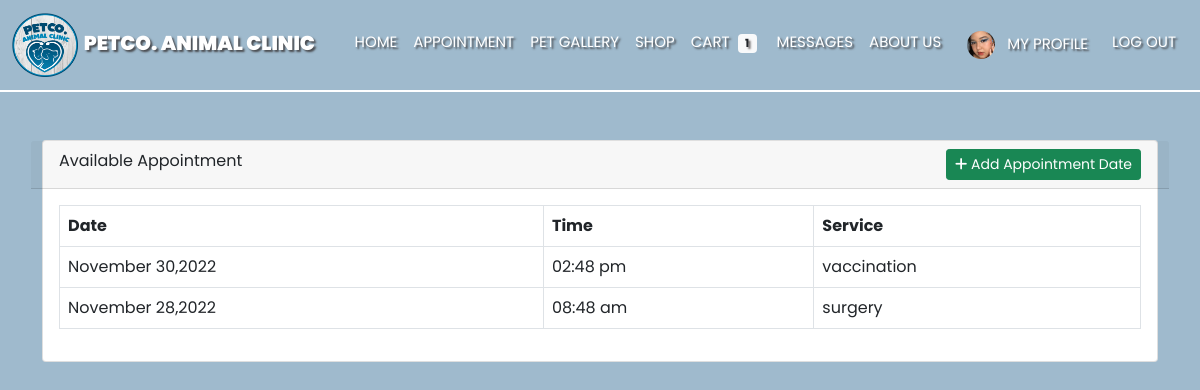
/employee-appointment.php (signed in), run on the app's committed database.
### tables this page shows
CREATE TABLE `usertable` (
  `id` int(11) NOT NULL,
  `first_name` varchar(255) NOT NULL,
  `middle_name` varchar(255) NOT NULL,
  `last_name` varchar(255) NOT NULL,
  `suffix` varchar(10) NOT NULL,
  `position` varchar(255) NOT NULL,
  `address` varchar(255) NOT NULL,
  `email` varchar(255) NOT NULL,
  `password` varchar(255) NOT NULL,
  `code` mediumint(50) NOT NULL,
  `status` text NOT NULL,
  `contact` varchar(100) NOT NULL,
  `image_dir` varchar(255) NOT NULL,
  `image_filename` varchar(255) NOT NULL,
  `user_level` varchar(255) NOT NULL,
  `archive` varchar(255) NOT NULL
);

CREATE TABLE `available_appointment` (
  `id` int(11) NOT NULL,
  `date_appointment` date DEFAULT NULL,
  `service` varchar(255) DEFAULT NULL,
  `time` time DEFAULT NULL
);

### employee-appointment.php (the view, shortened to what this page needs)
<?php
      require('layouts/header_employee.php');
?>
      <div class="container pt-5">
            <div class="row">
                    <div class="col-md-12">
                        <div class="card">
                            <div class="card-header row">
                                <div class="col-md-6">
                                    Available Appointment
                                </div>
                                <div class="col-md-6" align="right">
                                    <button class="btn btn-success btn-sm" type="button" data-bs-toggle="modal" data-bs-target="#add-modal"><span class="fa fa-plus"></span> Add Appointment Date</button>
                                </div>
                            </div>
                            <div class="card-body">
                                <div class="table-responsive">
                                    <table class="table table-hover table-bordered">
                                        <thead>
                                            <tr>
                                                <th>Date</th>
                                                <th>Time</th>
                                                <th>Service</th>
                                            </tr>
                                        </thead>
                                        <?php
                                            $querymenu = "SELECT * FROM available_appointment WHERE DATE(date_appointment)>=NOW()";
                                            $resultmenu = mysqli_query($con, $querymenu);
                                            while($rowmenu =  mysqli_fetch_array($resultmenu)){
                                        ?>
                                        <tr>
                                            <td><?php echo date('F d,Y',strtotime($rowmenu['date_appointment'])); ?></td>
                                            <td><?php echo date('h:i a',strtotime($rowmenu['time'])); ?></td>
                                            <td><?php echo $rowmenu['service']; ?></td>
                                        </tr>
                                        <?php } ?>
                                    </table>
                                </div>
                            </div>
                        </div>
                    </div>
            </div>
       </div>
</body>
</html>

### layouts/header_employee.php (shortened to what this page needs)
<?php
  require('php/connection.php');
  $user_id = $_SESSION['user_id'];
  ?>
<!DOCTYPE html>
<html lang="en">
<head>
    <link href="https://cdn.jsdelivr.net/npm/bootstrap@5.0.2/dist/css/bootstrap.min.css" rel="stylesheet"
>
    <link rel="stylesheet" href="https://cdnjs.cloudflare.com/ajax/libs/font-awesome/4.7.0/css/font-awesome.min.css">
    <link rel="stylesheet" href="css/emp.css">
</head>
<body>
    <nav class="navbar navbar-expand-lg navbar-light ; ">
        <div class="container-fluid">
            <a class="navbar-brand" href="#">
                <img src="asset/logopet.png" alt="Logo" class="logo" />
                <span style="text-shadow: 2px 2px 2px  rgba(49, 44, 44, 0.767);" class="text-white"><b>PETCO. ANIMAL
                        CLINIC</b></span>
            </a>
        </div>
        <div class="collapse navbar-collapse me-3" id="navbarScroll">
            <ul class="navbar-nav me-auto my-0 my-lg-0 " style="--bs-scroll-height: 100px;">
                <?php if($_SESSION['user_level']=='employee'){ ?>
                <div class="text-nowrap">
                    <li class="nav-item">
                        <a class="nav-link text-white" id="home-menu" style="border-radius:10px;" aria-current="page"
                            href="employee-dashboard.php">HOME</a>
                    </li>
                </div>
                <?php  }else{ ?>
                <div class="text-nowrap">
                    <li class="nav-item">
                        <a class="nav-link text-white" id="home-menu" style="border-radius:10px;" aria-current="page"
                            href="home.php">HOME</a>
                    </li>
                </div>
                <div class="text-nowrap">
                    <li class="nav-item">
                        <a class="nav-link text-white" id="appointment-menu" href="appointment-user.php">APPOINTMENT</a>
                    </li>
                </div>
                <?php } ?>
                <?php if($_SESSION['user_level']=='employee'){ ?>
                <div class="text-nowrap">
                    <li class="nav-item">
                        <a class="nav-link text-white " id="product-menu" href="employee-menu.php">PRODUCTS</a>
                    </li>
                </div>
                <div class="text-nowrap">
                    <li class="nav-item">
                        <a class="nav-link text-white " id="list-appointment-menu"
                            href="appointment_list.php">APPOINTMENT LIST</a>
                    </li>
                </div>
                <?php  }else{ ?>
                <div class="text-nowrap">
                    <li class="nav-item">
                        <a class="nav-link text-white" href="home.php#imagesec">PET GALLERY</a>
                    </li>
                </div>
                <div class="text-nowrap">
                    <li class="nav-item">
                        <a class="nav-link text-white " id="shop-user" href="product.php">SHOP</a>
                    </li>
                </div>
                <?php
                    $select_rows = mysqli_query($con,"SELECT * FROM `cart` WHERE Cart_user_id = '$user_id'") or die ('query failed');
                    $row_count = mysqli_num_rows($select_rows);
                  ?>
                <div class="text-nowrap">
                    <li class="nav-item">
                    <a class="nav-link text-white  " id="cart-user-user" href="cart.php">CART
                            <?php if($row_count>0){ ?> <span
                                class="badge badge-light mx-1 bg-light text-dark"><?php echo $row_count ?></span><?php } ?>
                        </a>
                    </li>
                </div>
                <?php } ?>
                <div class="text-nowrap">
                    <li class="nav-item">
                        <a class="nav-link text-white" id="message-menu" href="messages.php">MESSAGES</a>
                    </li>
                </div>
                <?php if($_SESSION['user_level']=='employee'){ ?>
                <div class="text-nowrap">
                    <li class="nav-item">
                        <a class="nav-link text-white" href="#imagesec">MY PROFILE</a>
                    </li>
                </div>
                <?php  }else{ ?>
                    <div class="text-nowrap">
                    <li class="nav-item">
                        <a class="nav-link text-white" href="home.php#about">ABOUT US</a>
                    </li>
                </div>
                <div class="text-nowrap">
                    <li class="nav-item">
                        <?php
                            $select_user = mysqli_query($con, "SELECT * FROM usertable WHERE id = '$user_id'");
                            if(mysqli_num_rows($select_user) > 0){
                            $fetch_user = mysqli_fetch_assoc($select_user);
                            };
                        ?>
                        <a class="nav-link text-white" id="user-user" href="userprofile.php"><img
                                src="asset/profiles/<?php echo $fetch_user['image_filename']?>" alt="user"
                                style=" margin-left: 10px" width="28" height="28" class="rounded-circle">
                            <span
                                class="d-none d-sm-inline mx-2">MY PROFILE</span>
                        </a>
                    </li>
                </div>
                <?php } ?>
                <div class="text-nowrap">
                    <li class="nav-item">
                        <a class="nav-link text-white" href="logout-user.php"
                                onclick="return confirm('Are you sure do you want to sign out?')">LOG OUT</a>
                    </li>
                </div>
        </div>
    </nav>
    <div>

### css/emp.css (style rules this page uses)
* { margin: 0; padding: 0; box-sizing: border-box; font-family: 'Poppins', sans-serif; }
body { background: #9FBACD; }
.logo { width:22%; height:8vh; }
.navbar { background: #9FBACD; border-bottom: 2px solid white; }
.navbar-brand { font-family: 'Gothic A1', sans-serif; font-size: 20px; font-weight: bold; }
.nav-item { font-family: 'Gothic A1', sans-serif; font-size: 15px; text-shadow: 2px 2px 2px rgba(49, 44, 44, 0.767); }
.nav-link { border-radius: 10px; }
.container { justify-content: center; }

### data on the page
usertable: image_filename (picture)
available_appointment: date_appointment "November 30,2022", time "02:48 pm", service "vaccination"
available_appointment: date_appointment "November 28,2022", time "08:48 am", service "surgery"

### other printed values
$row_count "1"
